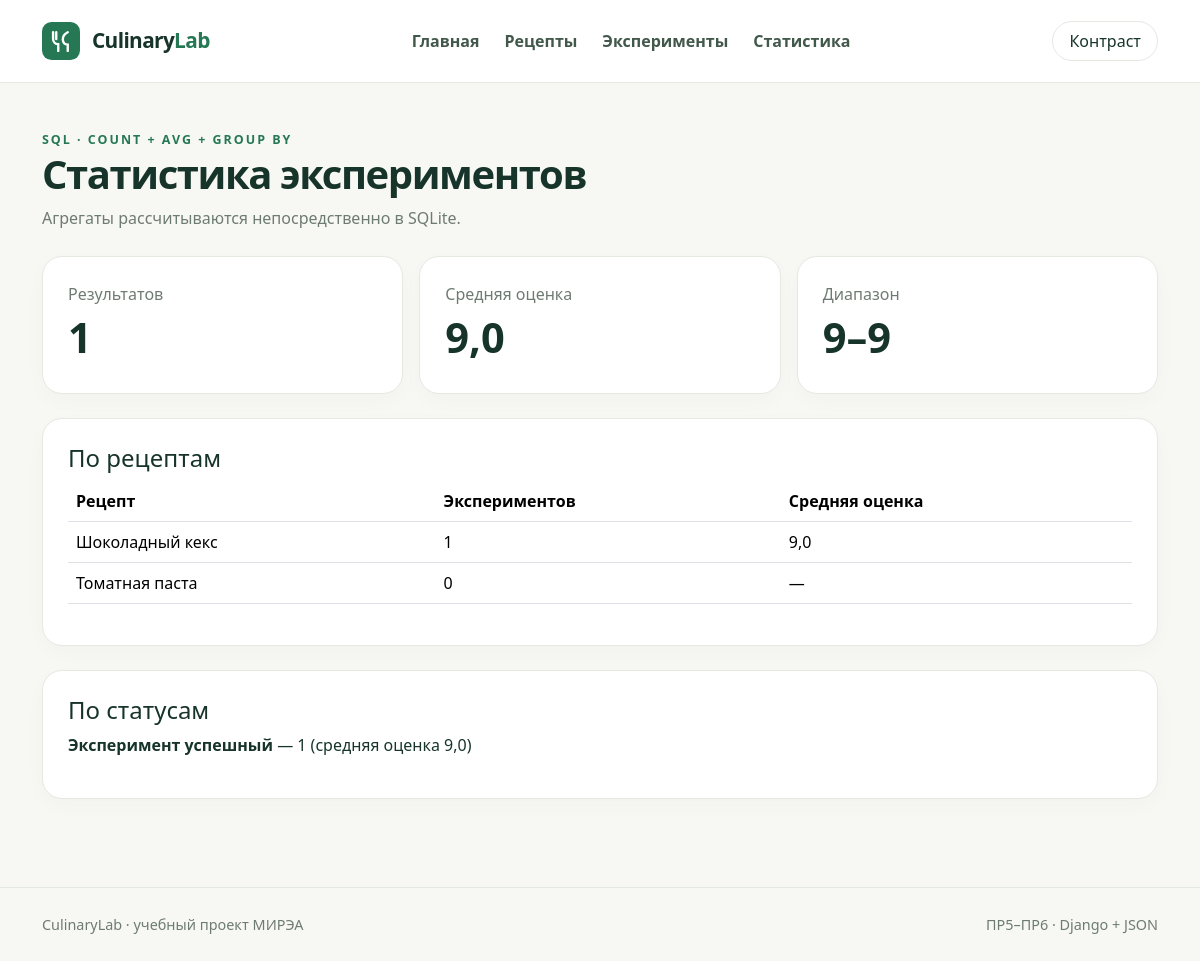
Screenshot of /experiments/statistics/ with the database file from the repository.
### web_experiments/views.py (the view)
# urls.py: path("statistics/", views.statistics, name="statistics"),
def statistics(request):
    overall, by_recipe, by_status = experiment_statistics()
    return render(
        request,
        "experiments/statistics.html",
        {
            "page_title": "Статистика",
            "overall": overall,
            "by_recipe": by_recipe,
            "by_status": by_status,
        },
    )

### db/database.py (called while the page is built)
def get_connection(
    database_path: str | Path | None = None,
) -> sqlite3.Connection:
    path = Path(database_path) if database_path else DB_PATH
    path.parent.mkdir(parents=True, exist_ok=True)
    connection = sqlite3.connect(path)
    connection.execute("PRAGMA foreign_keys = ON")
    connection.row_factory = sqlite3.Row
    return connection

### db/queries.py (called while the page is built)
def fetch_all(query: str, params: tuple = ()) -> list:
    with get_connection() as connection:
        return connection.execute(query, params).fetchall()

def fetch_one(query: str, params: tuple = ()):
    with get_connection() as connection:
        return connection.execute(query, params).fetchone()

### web_experiments/templates/experiments/statistics.html (shortened to what this page needs)
{% extends "base.html" %}
{% block content %}
<div class="page-intro">
    <div class="eyebrow">SQL · COUNT + AVG + GROUP BY</div>
    <h1>Статистика экспериментов</h1>
    <p>Агрегаты рассчитываются непосредственно в SQLite.</p>
</div>
<section class="stat-grid">
    <div class="stat-card"><span>Результатов</span>
        <strong>{{ overall.results_count|default:"0" }}</strong></div>
    <div class="stat-card"><span>Средняя оценка</span>
        <strong>{{ overall.average_score|default:"—" }}</strong></div>
    <div class="stat-card"><span>Диапазон</span>
        <strong>{{ overall.min_score|default:"—" }}–{{ overall.max_score|default:"—" }}</strong></div>
</section>
<section class="surface mt-4">
    <h2 class="h4">По рецептам</h2>
    <div class="table-responsive">
        <table class="table align-middle">
            <thead>
                <tr><th>Рецепт</th><th>Экспериментов</th><th>Средняя оценка</th></tr>
            </thead>
            <tbody>
            {% for item in by_recipe %}
            <tr>
                <td>{{ item.recipe_name }}</td>
                <td>{{ item.experiments_count }}</td>
                <td>{{ item.average_score|default:"—" }}</td>
            </tr>
            {% empty %}
            <tr><td colspan="3">Нет данных.</td></tr>
            {% endfor %}
            </tbody>
        </table>
    </div>
</section>
<section class="surface mt-4">
    <h2 class="h4">По статусам</h2>
    {% for item in by_status %}
    <p><strong>{{ item.status }}</strong> — {{ item.results_count }}
        (средняя оценка {{ item.average_score }})</p>
    {% empty %}
    <p>Нет данных.</p>
    {% endfor %}
</section>
{% endblock %}

### templates/base.html (shortened to what this page needs)
{% load static %}
<!doctype html>
<html lang="ru">
<head>
    <link rel="stylesheet"
          href="https://cdn.jsdelivr.net/npm/bootstrap@5.3.3/dist/css/bootstrap.min.css">
    <link rel="stylesheet"
          href="{% static 'homepage/css/style.css' %}">
</head>
<body>
    {% include "includes/navigation.html" %}
    <main class="container py-5" id="main-content">
        {% block content %}{% endblock %}
    </main>
    <footer class="footer">
        <div class="container d-flex flex-wrap justify-content-between gap-2">
            <span>CulinaryLab · учебный проект МИРЭА</span>
            <span>ПР5–ПР6 · Django + JSON</span>
        </div>
    </footer>
</body>
</html>

### templates/includes/navigation.html
{% load static %}
<header class="site-header">
    <nav class="container nav-bar" aria-label="Главное меню">
        <a class="brand" href="{% url 'homepage:index' %}">
            <img src="{% static 'homepage/img/logo.svg' %}"
                 alt="" width="38" height="38">
            <span>Culinary<span class="brand-accent">Lab</span></span>
        </a>
        <div class="nav-links">
            <a href="{% url 'homepage:index' %}">Главная</a>
            <a href="{% url 'recipes:list' %}">Рецепты</a>
            <a href="{% url 'experiments:list' %}">Эксперименты</a>
            <a href="{% url 'experiments:statistics' %}">Статистика</a>
        </div>
        <button type="button" id="contrast-toggle" class="contrast-toggle"
                aria-pressed="false" aria-label="Переключить контрастность">
            Контраст
        </button>
    </nav>
</header>

### static/homepage/css/style.css (style rules this page uses)
:root { --ink: #17342b; --accent: #267854; --accent-dark: #175d41; --muted: #6e7b72; --surface: #ffffff; --page: #f7f8f3; --border: #e4e9e2; }
* { box-sizing: border-box; }
body { margin: 0; min-height: 100vh; background: var(--page); color: var(--ink); font-family: "Segoe UI", system-ui, -apple-system, sans-serif; }
a { color: var(--accent); text-decoration: none; }
.site-header { background: #fff; border-bottom: 1px solid var(--border); }
.nav-bar { display: flex; justify-content: space-between; align-items: center; flex-wrap: wrap; gap: 18px; min-height: 82px; }
.brand { display: flex; gap: 12px; align-items: center; font-size: 1.3rem; font-weight: 800; letter-spacing: -.03em; color: var(--ink); }
.brand-accent { color: var(--accent); }
.nav-links { display: flex; gap: 25px; flex-wrap: wrap; }
.nav-links a { font-weight: 600; color: #42584b; }
.contrast-toggle { border: 1px solid var(--border); border-radius: 99px; background: var(--surface); color: var(--ink); padding: 7px 16px; }
.eyebrow { color: var(--accent); font-size: .78rem; font-weight: 800; letter-spacing: .16em; }
.page-intro { margin-bottom: 26px; }
.page-intro h1 { font-weight: 800; letter-spacing: -.035em; }
.page-intro p, .meta { color: var(--muted); }
.stat-grid { display: grid; grid-template-columns: repeat(3, 1fr); gap: 16px; }
.stat-card, .surface { background: var(--surface); border: 1px solid var(--border); border-radius: 20px; padding: 25px; box-shadow: 0 7px 22px #1b332806; }
.stat-card span { display: block; color: var(--muted); }
.stat-card strong { font-size: 2.6rem; font-weight: 800; }
.footer { margin-top: 40px; padding: 26px 0; border-top: 1px solid var(--border); color: var(--muted); font-size: .9rem; }

### rows the page displays
recipes: recipe_name "Шоколадный кекс", experiments_count "1", average_score "9,0"
recipes: recipe_name "Томатная паста", experiments_count "0", average_score "—"
experiment_results: status "Эксперимент успешный", results_count "1", average_score "9,0"

### other values shown
{{ overall.results_count|default:"0" }} "1"
{{ overall.average_score|default:"—" }} "9,0"
{{ overall.min_score|default:"—" }} "9"
{{ overall.max_score|default:"—" }} "9"
